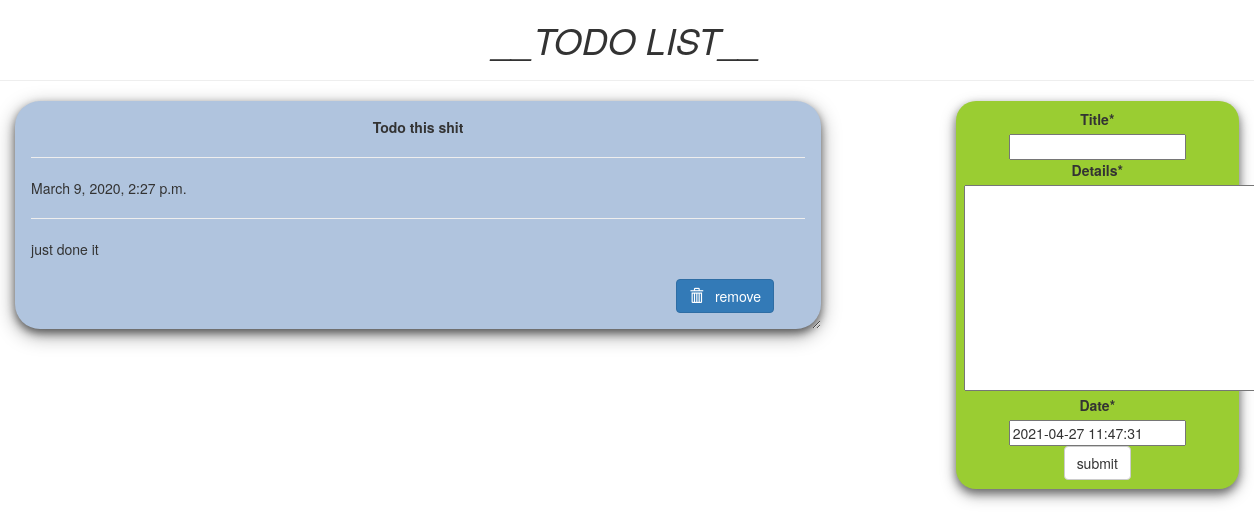
The app's page /, older data.
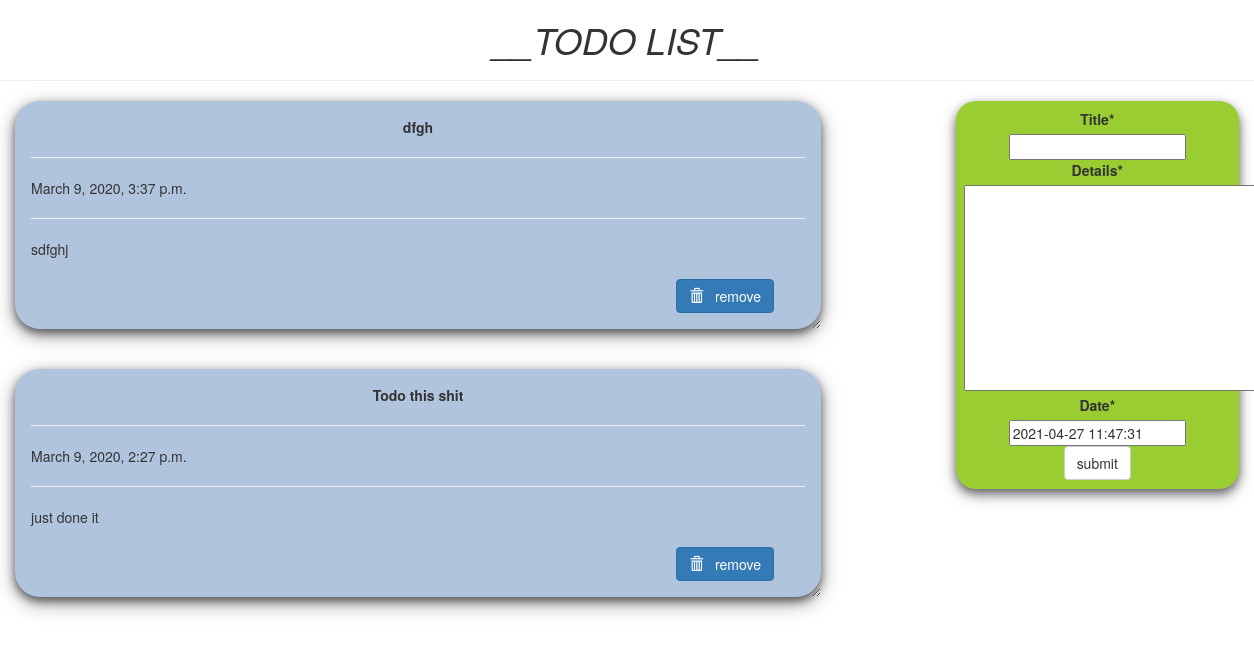
The same page, newer data.
### todoapp/models.py (models this page shows, shortened)
class Todo(models.Model):
    title= models.CharField(max_length=100)
    details= models.TextField()
    date= models.DateTimeField(default=timezone.now)

### todoapp/views.py (the view)
# urls.py: path('', views.index, name="todo"),
def index(request):
    item_list = Todo.objects.order_by("-date")
    if request.method == "POST":
        form = TodoForm(request.POST)
        if form.is_valid():
            form.save()
            return redirect('todo')
    form = TodoForm()
    page = {
        "forms" : form,
        "list" : item_list,
        "title" : "TODO LIST",
         }
    return render(request, 'todoapp/index.html', page)

### todoapp/forms.py
class TodoForm(forms.ModelForm):
    class Meta:
        model = Todo
        fields="__all__"

### todoapp/templates/todoapp/index.html (shortened to what this page needs)
{% load crispy_forms_tags %}
<!DOCTYPE html>
<html lang="en" dir="ltr">
<head>
  <link rel="stylesheet" href="https://maxcdn.bootstrapcdn.com/bootstrap/3.3.7/css/bootstrap.min.css">
</head>
<body  class="container-fluid">
  <center class="row">
    <h1><i>__TODO LIST__</i></h1>
    <hr />
  </center>
  <div class="row">
    <div class="col-md-8">
      {% for i in list %}
      <div class="card">
        <center><b>{{i.title}}</b></center>
        <hr/>
        {{i.date}}
        <hr/>
        {{i.details}}
        <br />
        <br />
        <form action="/del/{{i.id}}" method="POST" style=" padding-right: 4%; padding-bottom: 3%;">
          <button value="remove" type="submit"  class="btn btn-primary" style="float: right;"><span class="glyphicon glyphicon-trash"></span> &nbsp; remove</button>
        </form>
      </div>
      {% endfor%}
    </div>
    <div class="col-md-1"> </div>
    <div class="col-md-3" >
      <div  class="submit_form">
      <form  method="POST">
        {{forms|crispy}}
        <center>
        <input type="submit" class="btn btn-default" value="submit" />
      </center>
      </form>
    </div>
  </div>
</div>
</body>
</html>

Row changes from the older to the newer data that the page shows:
added Todo: title "dfgh", date "March 9, 2020, 3:37 p.m.", details "sdfghj"
